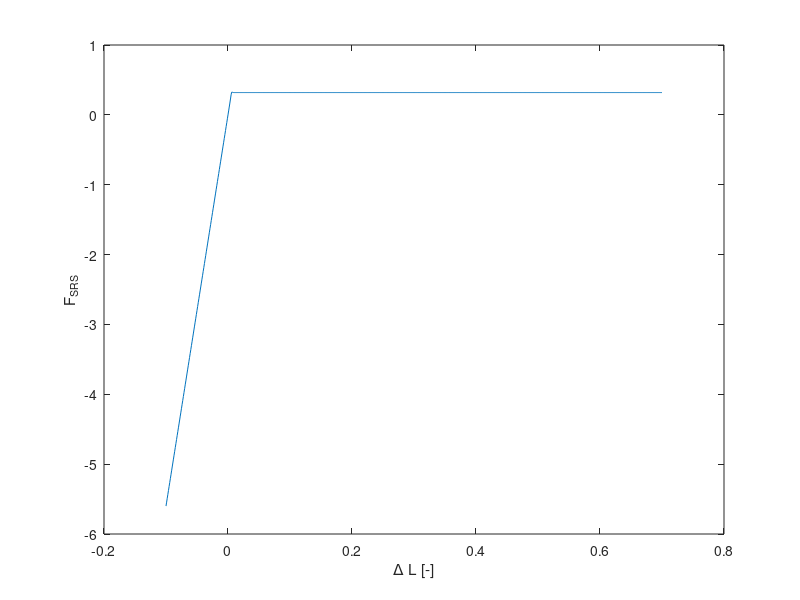

MATLAB code for this plot:
a = 0.2;
FMo = 1000;
FMltilda = 1;
kSRS = 280;

deltaL = -0.1:0.001:0.7;
Fsrs = zeros(size(deltaL));

b = 1000;

for i = 1:length(deltaL)
dLm = deltaL(i);
Fsrs(i)     =(0.5*tanh(b*(-dLm+5.7*10^(-3)))+0.5)*dLm.*FMltilda*a*kSRS + (0.5*tanh(b*(dLm - 5.7*10^(-3)))+0.5)*5.7*10^(-3)*a*FMltilda*kSRS;

end

figure()
plot(deltaL, Fsrs)
xlabel('\Delta L [-]')
ylabel('F_{SRS}')